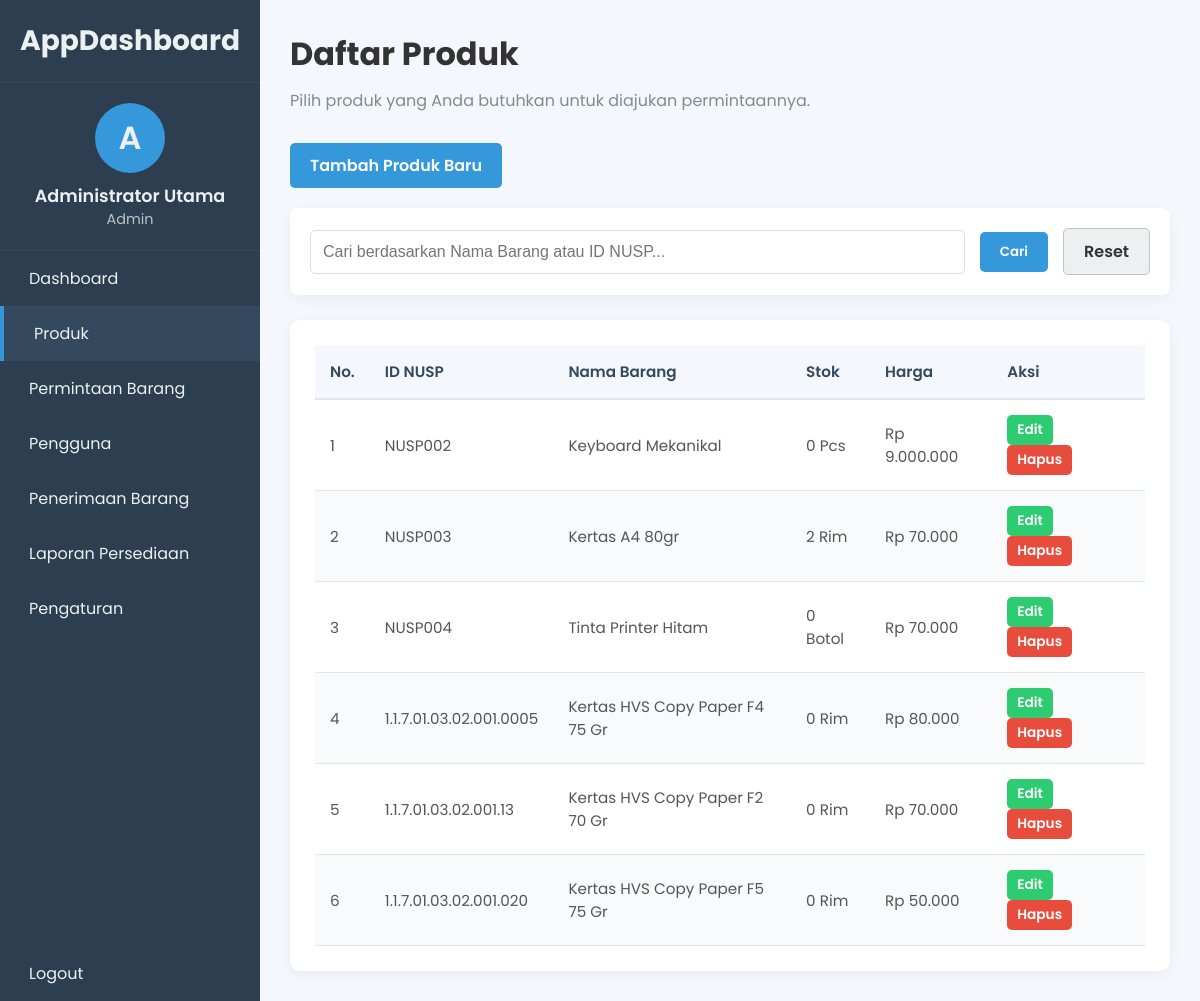
The page /produk.php (signed in) on the database its author committed.
### tables this page shows
CREATE TABLE `produk` (
  `id` int(11) NOT NULL,
  `nusp_id` varchar(50) NOT NULL,
  `nama_barang` varchar(100) NOT NULL,
  `satuan` varchar(30) NOT NULL,
  `stok` int(11) NOT NULL DEFAULT 0,
  `harga` decimal(10,2) NOT NULL DEFAULT 0.00,
  `stok_awal` int(11) NOT NULL DEFAULT 0 COMMENT 'Stok pada awal periode',
  `harga_awal` decimal(10,2) NOT NULL DEFAULT 0.00 COMMENT 'Harga satuan pada awal periode'
);

### produk.php (the view, shortened to what this page needs)
<?php
require_once 'template_header.php';
$keyword = $_GET['keyword'] ?? '';
$sql = "SELECT id, nusp_id, nama_barang, satuan, stok, harga FROM produk";
$sql .= " ORDER BY id ASC";
$stmt = $koneksi->prepare($sql);
$stmt->execute();
$result = $stmt->get_result();
?>
<header class="main-header">
    <h1>Daftar Produk</h1>
    <p>Pilih produk yang Anda butuhkan untuk diajukan permintaannya.</p>
</header>
<section class="content-section">
    <?php if ($_SESSION['role'] == 'admin'): ?>
        <div class="action-bar">
            <a href="form_produk.php" class="btn btn-primary">Tambah Produk Baru</a>
        </div>
    <?php endif; ?>
    <div class="search-form-container">
        <form action="produk.php" method="GET">
            <input type="text" name="keyword" placeholder="Cari berdasarkan Nama Barang atau ID NUSP..." value="<?php echo htmlspecialchars($keyword); ?>">
            <button type="submit" class="btn btn-primary">Cari</button>
            <a href="produk.php" class="btn btn-secondary">Reset</a>
        </form>
    </div>
    <div class="table-container">
        <table class="product-table">
            <thead>
                <tr>
                    <th>No.</th>
                    <th>ID NUSP</th>
                    <th>Nama Barang</th>
                    <th>Stok</th>
                    <?php if ($_SESSION['role'] == 'admin'): ?>
                        <th>Harga</th>
                    <?php endif; ?>
                    <th>Aksi</th>
                </tr>
            </thead>
            <tbody>
                <?php if ($result && $result->num_rows > 0): ?>
                    <?php $no = 1; while($produk = $result->fetch_assoc()): ?>
                    <tr>
                        <td><?php echo $no++; ?></td>
                        <td><?php echo htmlspecialchars($produk['nusp_id']); ?></td>
                        <td><?php echo htmlspecialchars($produk['nama_barang']); ?></td>
                        <td><?php echo $produk['stok']; ?> <?php echo htmlspecialchars($produk['satuan']); ?></td>
                        <?php if ($_SESSION['role'] == 'admin'): ?>
                            <td>Rp <?php echo number_format($produk['harga'], 0, ',', '.'); ?></td>
                        <?php endif; ?>
                        <?php if ($_SESSION['role'] == 'user'): ?>
                            <td>
                                <form action="proses_keranjang.php" method="POST" class="form-keranjang-inline">
                                    <input type="number" name="jumlah" class="input-jumlah" value="1" min="1" max="<?php echo $produk['stok']; ?>" required>
                                    <input type="hidden" name="id_produk" value="<?php echo $produk['id']; ?>">
                            </td>
                            <td class="action-links">
                                    <button type="submit" name="tambah_ke_keranjang" class="btn btn-primary btn-sm">
                                        + Keranjang
                                    </button>
                                </form>
                            </td>
                        <?php else:  ?>
                            <td class="action-links">
                                <a href="form_produk.php?id=<?php echo $produk['id']; ?>" class="btn-edit">Edit</a>
                                <a href="proses_produk.php?aksi=hapus&id=<?php echo $produk['id']; ?>" class="btn-delete" onclick="return confirm('Apakah Anda yakin ingin menghapus produk ini?');">Hapus</a>
                            </td>
                        <?php endif; ?>
                    </tr>
                    <?php endwhile; ?>
                <?php endif; ?>
            </tbody>
        </table>
    </div>
</section>
<?php
require_once 'template_footer.php';
?>

### style.css (style rules this page uses)
* { margin: 0; padding: 0; box-sizing: border-box; }
body { font-family: 'Poppins', sans-serif; background-color: #f4f7fc; color: #333; }
.main-header h1 { font-size: 2rem; font-weight: 700; margin-bottom: 10px; }
.main-header p { color: #7f8c8d; margin-bottom: 30px; }
.content-section { margin-top: 20px; }
.table-container { background-color: #ffffff; padding: 25px; border-radius: 10px; box-shadow: 0 4px 15px rgba(0, 0, 0, 0.05); }
.product-table { width: 100%; border-collapse: collapse; font-size: 0.95rem; }
.product-table thead tr { background-color: #f4f7fc; }
.product-table th { padding: 15px; text-align: left; font-weight: 600; color: #34495e; border-bottom: 2px solid #e0e6ed; }
.product-table td { padding: 15px; text-align: left; border-bottom: 1px solid #e0e6ed; color: #555; }
.product-table tbody tr:nth-child(even) { background-color: #f9fafc; }
.product-table td:last-child { font-weight: 600; color: #2980b9; }
.btn, .btn-primary, .btn-secondary, .btn-edit, .btn-delete { padding: 10px 20px; border: none; border-radius: 5px; cursor: pointer; font-family: 'Poppins', sans-serif; font-weight: 600; text-decoration: none; display: inline-block; text-align: center; transition: background-color 0.3s, transform 0.2s; }
.btn-primary { background-color: #3498db; color: white; }
.btn-secondary { background-color: #ecf0f1; color: #333; border: 1px solid #bdc3c7; }
.action-bar { margin-bottom: 20px; }
.action-links a { margin-right: 10px; font-size: 0.9em; }
.btn-edit { background-color: #2ecc71; color: white; padding: 5px 10px; }
.btn-delete { background-color: #e74c3c; color: white; padding: 5px 10px; }
.search-form-container { background-color: #fff; padding: 20px; margin-bottom: 25px; border-radius: 8px; box-shadow: 0 4px 15px rgba(0, 0, 0, 0.05); }
.search-form-container form { display: flex; gap: 15px; align-items: center; }
.search-form-container input[type='text'] { flex-grow: 1; padding: 12px; border: 1px solid #ddd; border-radius: 5px; font-size: 1rem; }

### rows shown on the page
produk: nusp "NUSP002", nama_barang "Keyboard Mekanikal", stok "0", satuan "Pcs", harga "9.000.000"
produk: nusp "NUSP003", nama_barang "Kertas A4 80gr", stok "2", satuan "Rim", harga "70.000"
produk: nusp "NUSP004", nama_barang "Tinta Printer Hitam", stok "0", satuan "Botol", harga "70.000"
produk: nusp "1.1.7.01.03.02.001.0005", nama_barang "Kertas HVS Copy Paper F4 75 Gr", stok "0", satuan "Rim", harga "80.000"
produk: nusp "1.1.7.01.03.02.001.13", nama_barang "Kertas HVS Copy Paper F2 70 Gr", stok "0", satuan "Rim", harga "70.000"
produk: nusp "1.1.7.01.03.02.001.020", nama_barang "Kertas HVS Copy Paper F5 75 Gr", stok "0", satuan "Rim", harga "50.000"

### other values the page prints
$inisial "A"
$nama_lengkap "Administrator Utama"
$role "Admin"
